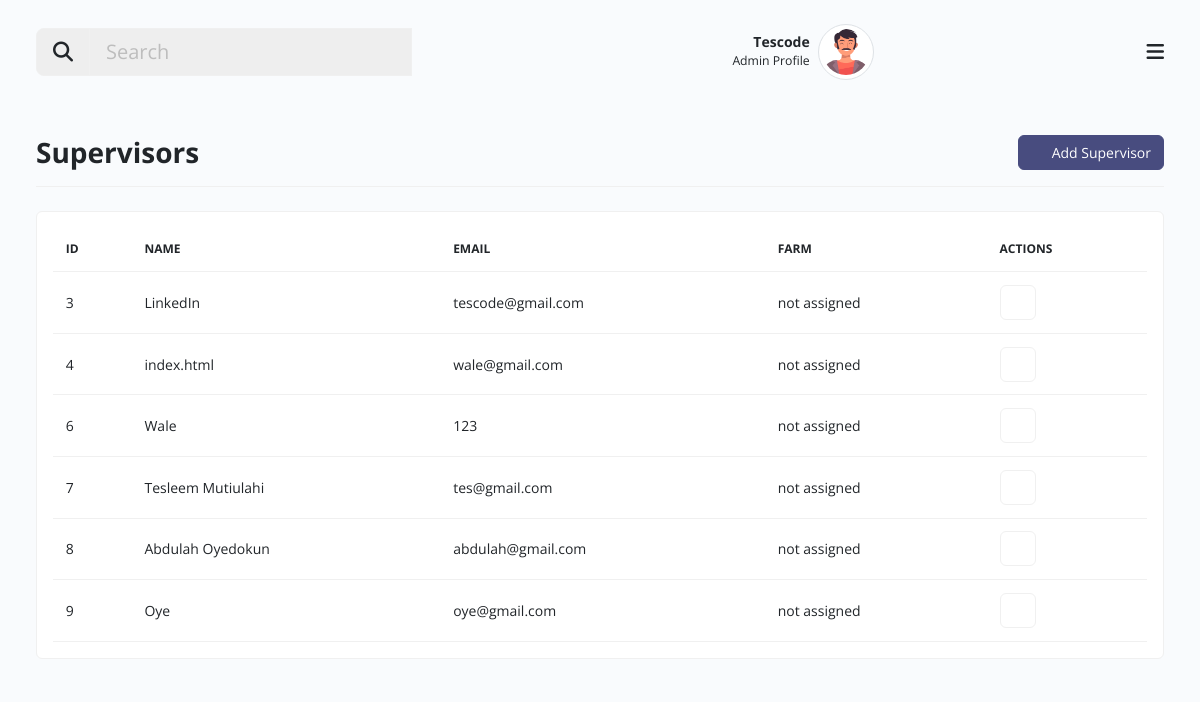
Screenshot of /assign_farms.php (signed in) with the database file from the repository.
### tables this page shows
CREATE TABLE `users` (
  `id` int(11) NOT NULL,
  `name` varchar(200) NOT NULL,
  `email` varchar(200) NOT NULL,
  `password` varchar(250) NOT NULL,
  `role_id` varchar(20) NOT NULL COMMENT '1=admin, 2=supervisor, 3=>farmers',
  `created_at` timestamp NOT NULL DEFAULT current_timestamp()
);

### includes/config.php (called while the page is built, shortened)
<?php
include 'includes/database.php';
$student_id = $_SESSION['auth_id'];
$sql = "SELECT * FROM users WHERE id = '$student_id'";
$result = mysqli_query($dbconnect, $sql);
while ($user = mysqli_fetch_array($result)) {
    $name = $user['name'];
}
$sql_supervisor = "SELECT * FROM users WHERE role_id = '2'";
$resultSupervisor = mysqli_query($dbconnect, $sql_supervisor);
$supervisor = mysqli_num_rows($resultSupervisor);
function getAssignedFarm($supervisor_id)
{
    include 'includes/database.php';
    $sql = "SELECT * FROM farm_users INNER JOIN farm_details ON  farm_details.id = farm_users.farm_id WHERE farm_users.user_id = '$supervisor_id'";
    $result = mysqli_query($dbconnect, $sql);
    $farm = mysqli_num_rows($result);
    if ($farm > 0) {
        return mysqli_fetch_array($result)['name'];
    } else {
        return "not assigned";
    }
}

### assign_farms.php (the view, shortened to what this page needs)
<?php
include "includes/config.php";
?>
<!doctype html>
<html class="no-js" lang="en" dir="ltr">
<head>
    <link rel="stylesheet" href="assets/css/my-task.style.min.css">
</head>
<body>
    <div id="mytask-layout" class="theme-indigo">
        <div class="main px-lg-4 px-md-4">
            <?php include "layout/header.php"; ?>
            <div class="body d-flex py-lg-3 py-md-2">
                <div class="container-xxl">
                    <div class="row align-items-center">
                        <div class="border-0 mb-4">
                            <div class="card-header p-0 no-bg bg-transparent d-flex align-items-center px-0 justify-content-between border-bottom flex-wrap">
                                <h3 class="fw-bold py-3 mb-0">Supervisors</h3>
                                <div class="d-flex py-2 project-tab flex-wrap w-sm-100">
                                    <button type="button" class="btn btn-dark w-sm-100" data-bs-toggle="modal" data-bs-target="#createproject"><i class="icofont-plus-circle me-2 fs-6"></i>Add Supervisor</button>
                                </div>
                            </div>
                        </div>
                    </div>
                    <div class="row clearfix g-3">
                        <div class="col-sm-12">
                            <div class="card mb-3">
                                <div class="card-body">
                                    <table id="myProjectTable" class="table table-hover align-middle mb-0" style="width:100%">
                                        <thead>
                                            <tr>
                                                <th>Id</th>
                                                <th>Name</th>
                                                <th>Email</th>
                                                <th>Farm</th>
                                                <th>Actions</th>
                                            </tr>
                                        </thead>
                                        <tbody>
                                            <?php
                                            if (isset($supervisor) and $supervisor > 0) {
                                                while ($FarmersRow = mysqli_fetch_array($resultSupervisor)) {
                                                    $id = $FarmersRow['id'];
                                                    $name = $FarmersRow['name'];
                                                    $email = $FarmersRow['email'];
                                            ?>
                                                    <tr>
                                                        <td><?php echo $id; ?></td>
                                                        <td><?php echo $name; ?></td>
                                                        <td><?php echo $email; ?></td>
                                                        <td><?php echo getAssignedFarm($id) ?></td>
                                                        <td>
                                                            <div class="btn-group" role="group" aria-label="Basic outlined example">
                                                                <button type="button" class="btn btn-outline-secondary" data-bs-toggle="modal" data-bs-target="#editproject<?php echo $id; ?>"><i class="icofont-edit text-success"></i></button>
                                                            </div>
                                                        </td>
                                                    </tr>
                                            <?php
                                                }
                                            } ?>
                                        </tbody>
                                    </table>
                                </div>
                            </div>
                        </div>
                    </div>
                </div>
            </div>
        </div>
    </div>
</body>
</html>

### layout/header.php (shortened to what this page needs)
<div class="header">
            <nav class="navbar py-4">
                <div class="container-xxl">
                    <div class="h-right d-flex align-items-center mr-5 mr-lg-0 order-1">
                        <div class="dropdown notifications zindex-popover">
                            <a class="nav-link dropdown-toggle pulse" href="#" role="button" data-bs-toggle="dropdown">
                                <i class="icofont-alarm fs-5"></i>
                            </a>
                        </div>
                        <div class="dropdown user-profile ml-2 ml-sm-3 d-flex align-items-center zindex-popover">
                            <div class="u-info me-2">
                                <p class="mb-0 text-end line-height-sm "><span class="font-weight-bold"><?php echo $name; ?></span></p>
                                <small>Admin Profile</small>
                            </div>
                            <a class="nav-link dropdown-toggle pulse p-0" href="#" role="button" data-bs-toggle="dropdown" data-bs-display="static">
                                <img class="avatar lg rounded-circle img-thumbnail" src="assets/images/profile_av.png" alt="profile">
                            </a>
                        </div>
                    </div>
                    <button class="navbar-toggler p-0 border-0 menu-toggle order-3" type="button" data-bs-toggle="collapse" data-bs-target="#mainHeader">
                        <span class="fa fa-bars"></span>
                    </button>
                    <div class="order-0 col-lg-4 col-md-4 col-sm-12 col-12 mb-3 mb-md-0 ">
                        <div class="input-group flex-nowrap input-group-lg">
                            <button type="button" class="input-group-text" id="addon-wrapping"><i class="fa fa-search"></i></button>
                            <input type="search" class="form-control" placeholder="Search" aria-label="search" aria-describedby="addon-wrapping">
                        </div>
                    </div>
                </div>
            </nav>
        </div>

### rows the page displays
users: name "Tescode"
users: id "3", name "LinkedIn", email "tescode@gmail.com", id "not assigned"
users: id "4", name "index.html", email "wale@gmail.com", id "not assigned"
users: id "6", name "Wale", email "123", id "not assigned"
users: id "7", name "Tesleem Mutiulahi", email "tes@gmail.com", id "not assigned"
users: id "8", name "Abdulah Oyedokun", email "abdulah@gmail.com", id "not assigned"
users: id "9", name "Oye", email "oye@gmail.com", id "not assigned"
